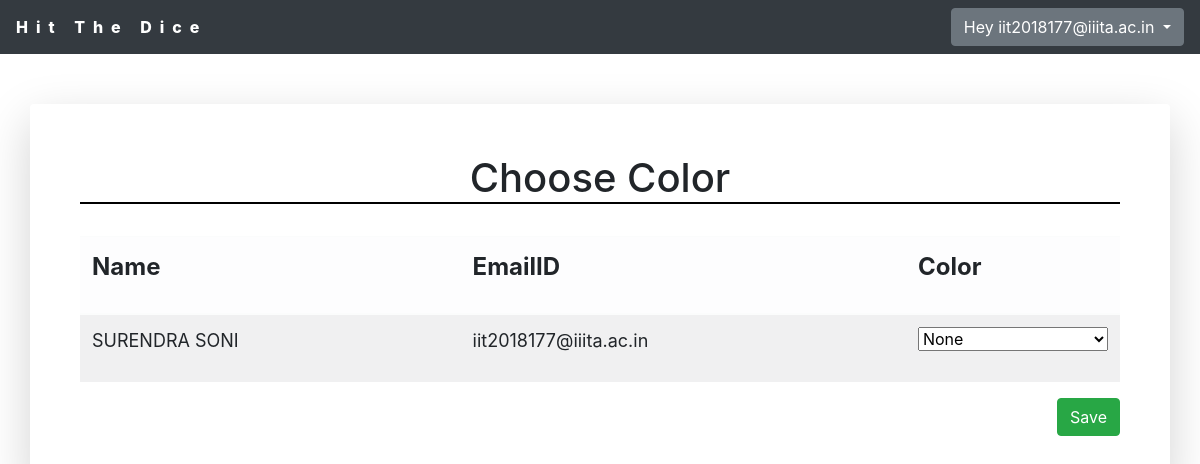
The app's page /users/choosecolor (signed in) with its own data.
### users/models.py (models this page shows, shortened)
class user(models.Model):
    name=models.CharField(max_length=50)
    email=models.EmailField()
    password=models.CharField(max_length=1000,default='None')
    profilePic=models.ImageField(null=True)
    isActive=models.BooleanField(null=True)

### users/views.py (the view)
# urls.py: path('choosecolor',views.choosecolor,name='choosecolor'),
def choosecolor(request):
    if request.session['slogin']:
        alluser = user.objects.all()
        players = []
        for obj in alluser:
            if obj.email in request.POST:
                players.append(obj)
        thisuser = user.objects.get(email=request.session['loguser'])
        players.append(thisuser)
        return render(request,'users/choosecolor.html',{'players':players})
    else:
        messages.error(request,'Please login')
        return HttpResponseRedirect('users/mylogin.html')

### users/templates/users/choosecolor.html (shortened to what this page needs)
{%extends 'users/basic.html' %}
{% block  body %}
<div class="container rounded shadow-lg" style="overflow-x: auto;">
    <h1 style="border-bottom: 2px solid black;text-align: center;">Choose Color</h1>
    <br>
    <form action="play" method="POST" id="myform">
        <table id="myTable" class="table table-striped table-light">
            <thead>
            <tr>
                <th scope="col"><p style="font-size: x-large;">Name</p></th>
                <th scope="col"><p style="font-size: x-large;">EmailID</p></th>
                <th scope="col"><p style="font-size: x-large;">Color</p></th>
            </tr>
            </thead>
            <tbody>
                {% for obj in players %}
                    <tr>
                        <td><p style="font-size: large;">{{obj.name}} </p></td>
                        <td><p style="font-size: large;">{{obj.email}}</p></td>
                        <td>
                            <select name='{{obj.email}}' style="width: 100%;">
                                <option value="none" selected disabled hidden>
                                    None
                                </option>
                            </select>
                        </td>
                    </tr>
                {% endfor %}
            </tbody>
        </table>
        <button style="float: right;" type="button" onclick="validateform()" class="btn btn-success">Save</button>
    </form>
</div>
{% endblock %}

### users/templates/users/basic.html (shortened to what this page needs)
<!doctype html>
<html lang="en">
    <head>
    <link rel="stylesheet" href="https://stackpath.bootstrapcdn.com/bootstrap/4.4.1/css/bootstrap.min.css"
>
    </head>
    <body>
        <nav class="navbar navbar-dark bg-dark justify-content-between">
            <a class="ml15">
                <span class="word">Hit</span>
                <span class="word">The</span>
                <span class="word">Dice</span>
            </a>
            <form class="form-inline">
            {% if not request.session.slogin %}
                <a style="margin-right: 10px;color: white;" class="ml9 my-2 my-sm-0" href="mylogin" ><span class="letters" style="font-size: 20px;color: blue;">Login</span></a>
                <a style="margin-left: 10px;color: white;" class="ml13 my-2 my-sm-0" href="signup"><span style="font-size: 20px;color: olive;"> SignUp</span></a>
            {% else %}
                    <a class="btn btn-secondary dropdown-toggle" href="#" role="button" id="dropdownMenuLink" data-toggle="dropdown" aria-haspopup="true" aria-expanded="false">
                        Hey {{ request.session.loguser }}
                    </a>
            {% endif %}
            </form>
          </nav>
            {% block body %}
            {% endblock %}
    </body>
</html>

### users/templates/users/choosecolor.html (style rules this page uses)
table { counter-reset: tableCount; }
@media screen and (min-width: 769px) { .container { padding: 50px; margin: 50px auto; } }

### records on screen
user: session.loguser "iit2018177@iiita.ac.in", name "SURENDRA SONI", email "iit2018177@iiita.ac.in"
